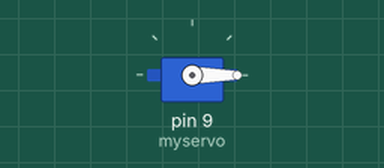
The sketch below on a simulated Arduino Uno, built with avr-gcc and run on an emulated ATmega328P. On the bench: servo.

Above: at 0.05 s.
At 3.0 s:
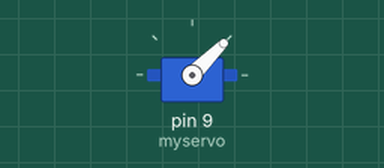
At 6.0 s:
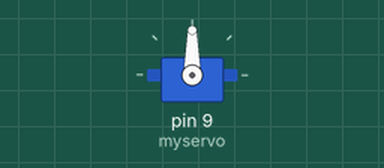
Timing chart, 0 to 7.8 s (numbered marks = the images above):
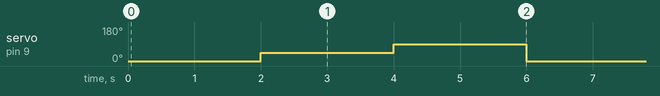

Measured:
- by itself, servo on pin 9 (myservo): repeats every 6.0 s: 90° 2.0 s, 0° 2.0 s, 45° 2.0 s

The sketch:

servotest.ino
```cpp
#include <Servo.h>

Servo myservo;

int pos = 0;

void setup() {
  myservo.attach(9);
}

void loop() {
  myservo.write(0);
  delay(2000);
  myservo.write(45);
  delay(2000);
  myservo.write(90);
  delay(2000);

}
```
